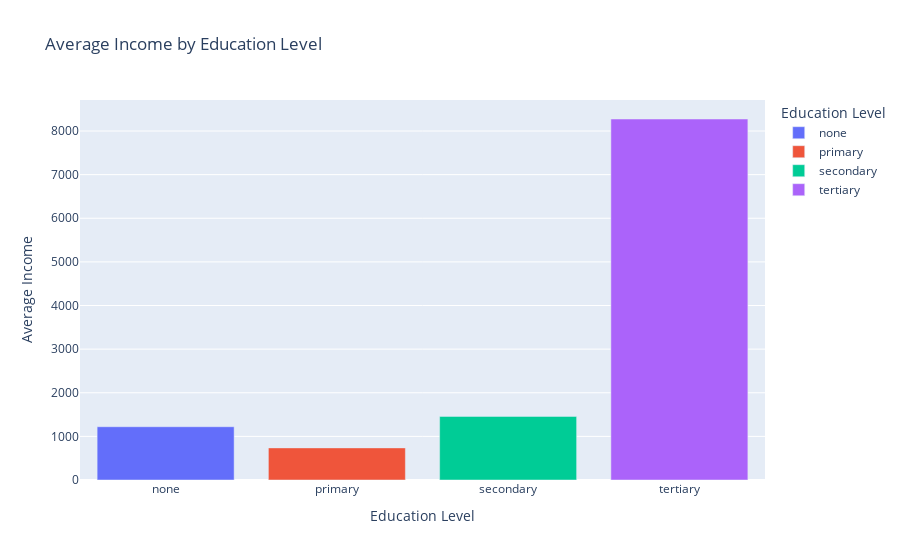

Notebook code cell kept with this figure:
### Code cell
df.columns = [col.strip() for col in df.columns]

print(df.head())
print(df.columns)

average_income_by_education = df.groupby('Education')['Income'].mean().reset_index()


fig = px.bar(average_income_by_education, x='Education', y='Income', 
             title='Average Income by Education Level',
             labels={'Income': 'Average Income', 'Education': 'Education Level'},
             color='Education',
             color_discrete_sequence=px.colors.qualitative.Plotly)


fig.show()
explanation = "<div style='color: orange; font-weight: bold; font-size: 20px;'>"
explanation += "The bar plot above shows the average income for women at different education levels.<br><br>"
explanation += "From the plot, we can observe the following insights:<br>"
for index, row in average_income_by_education.iterrows():
    explanation += "- Women with " + row['Education'] + " have an average income of " + "{:.2f}".format(row['Income']) + ".<br>"
explanation += "<br>This information helps to understand the relationship between education level and income among women, which can be useful for policy-making and educational planning."
explanation += "</div>"


display(HTML(explanation))

### Figure 1 — Plotly figure (JSON) as saved in the notebook; plotly's stock layout.template omitted (floating-point values rounded to 4 significant figures)
{"data": [{"alignmentgroup": "True", "hovertemplate": "Education Level=%{x}<br>Average Income=%{y}<extra></extra>", "legendgroup": "none", "marker": {"color": "#636EFA", "pattern": {"shape": ""}}, "name": "none", "offsetgroup": "none", "orientation": "v", "showlegend": true, "textposition": "auto", "type": "bar", "x": ["none"], "xaxis": "x", "y": [1221.0], "yaxis": "y"}, {"alignmentgroup": "True", "hovertemplate": "Education Level=%{x}<br>Average Income=%{y}<extra></extra>", "legendgroup": "primary", "marker": {"color": "#EF553B", "pattern": {"shape": ""}}, "name": "primary", "offsetgroup": "primary", "orientation": "v", "showlegend": true, "textposition": "auto", "type": "bar", "x": ["primary"], "xaxis": "x", "y": [736.4], "yaxis": "y"}, {"alignmentgroup": "True", "hovertemplate": "Education Level=%{x}<br>Average Income=%{y}<extra></extra>", "legendgroup": "secondary", "marker": {"color": "#00CC96", "pattern": {"shape": ""}}, "name": "secondary", "offsetgroup": "secondary", "orientation": "v", "showlegend": true, "textposition": "auto", "type": "bar", "x": ["secondary"], "xaxis": "x", "y": [1458.0], "yaxis": "y"}, {"alignmentgroup": "True", "hovertemplate": "Education Level=%{x}<br>Average Income=%{y}<extra></extra>", "legendgroup": "tertiary", "marker": {"color": "#AB63FA", "pattern": {"shape": ""}}, "name": "tertiary", "offsetgroup": "tertiary", "orientation": "v", "showlegend": true, "textposition": "auto", "type": "bar", "x": ["tertiary"], "xaxis": "x", "y": [8276.0], "yaxis": "y"}], "layout": {"barmode": "relative", "legend": {"title": {"text": "Education Level"}, "tracegroupgap": 0}, "title": {"text": "Average Income by Education Level"}, "xaxis": {"anchor": "y", "autorange": true, "categoryarray": ["none", "primary", "secondary", "tertiary"], "categoryorder": "array", "domain": [0, 1], "range": [-0.5, 3.5], "title": {"text": "Education Level"}, "type": "category"}, "yaxis": {"anchor": "x", "autorange": true, "domain": [0, 1], "range": [0, 8711.0], "title": {"text": "Average Income"}, "type": "linear"}}}
